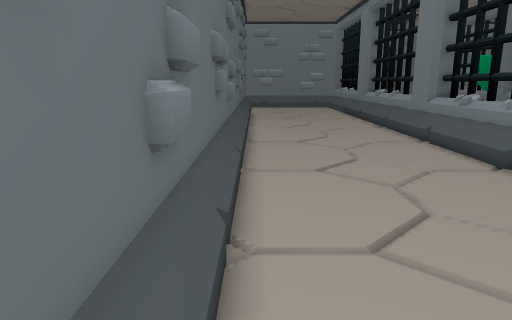
view 1 (above)

12 first-person views from a walk through a Godot game level. The camera is 1.5 m above the floor, tilts 12° down and sees 70° across. The floor is counted in squares, 0.5 m on a side. Each view is taken from the middle of a square. On the plan, view 1 faces up. The plan holds only what a view shows up to about 20 squares ahead; the rest is blank. The place goes on beyond the plan. Characters and animated objects are not drawn.

view 2
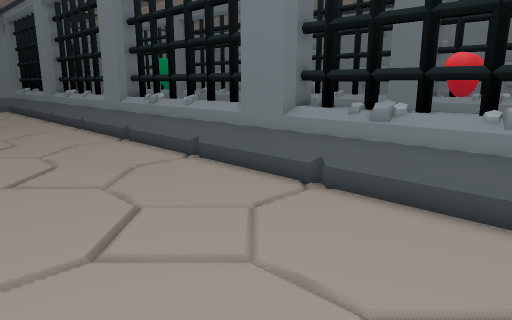

view 3
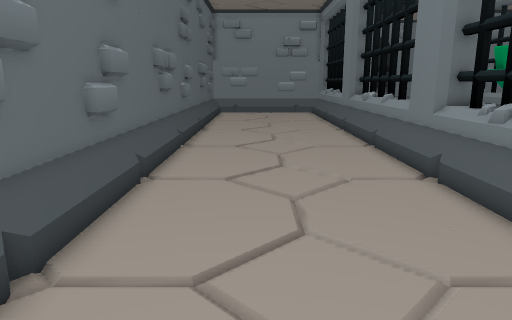

view 4
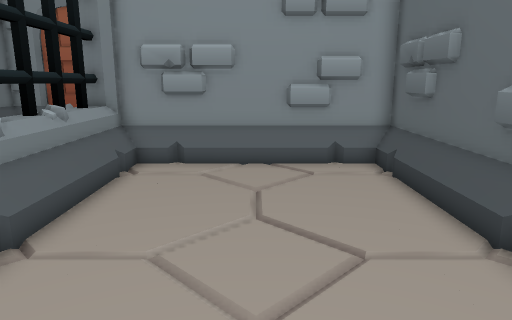

view 5
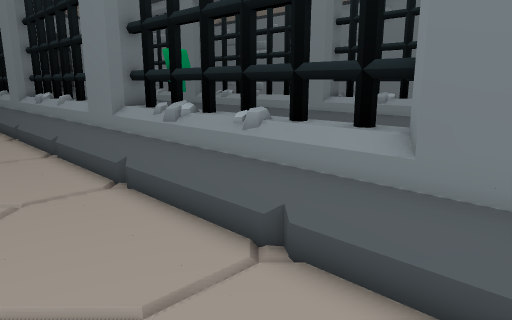

view 6
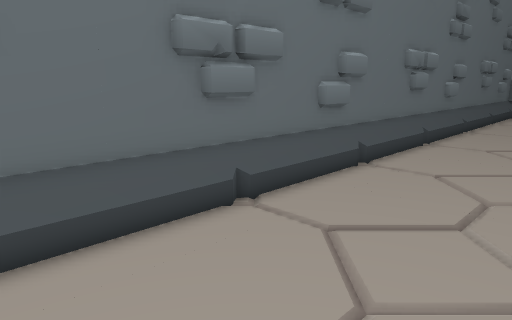

view 7
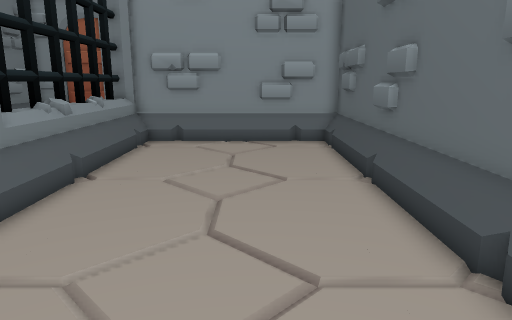

view 8
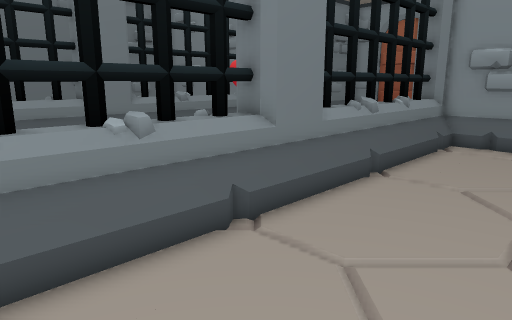

view 9
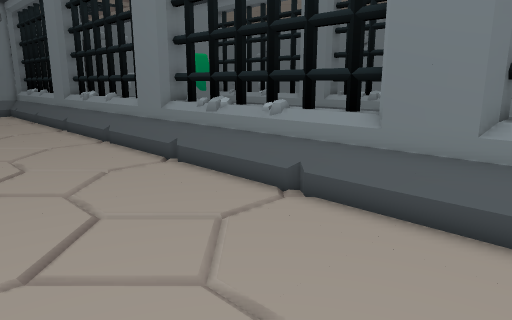

view 10
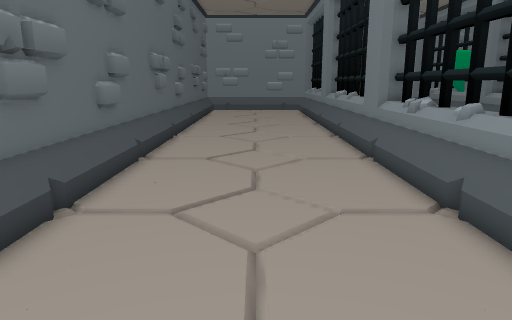

view 11
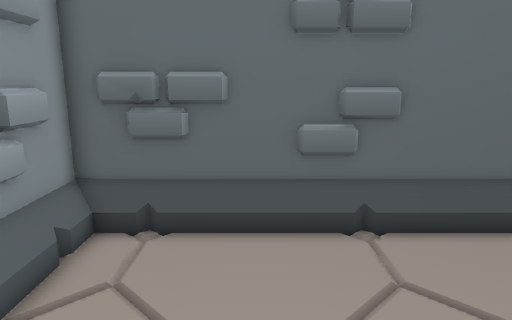

view 12
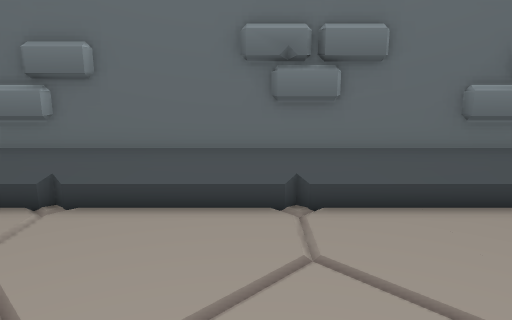

### Floor plan
Points are (right, up) in squares from view 1. A wall is a line through its corners. A room is listed if a view was taken in it or the views show most of it. See-through windows are left out.
Room 1 (views 1, 2, 3, 4, 5, 6, 7, 8, 9, 10, 11, 12)
walls: (9.3, 10) (9.9, 10.5) (9.9, 19.7); (-1, 14.1) (-1, 10.8) (-1.3, 10.6); (9.7, 7.7) (9.3, 8); (10.5, 7.7) (9.3, 7.7) (9.3, 10.3) (10.5, 10.3); (9.6, 19.7) (9.2, 20); (-1, 7) (-1, 4.3) (-1.4, 4.1); (-1, 19) (-1, 16.3); (10.5, 19.7) (9.3, 19.7) (9.3, 22.2); (9.9, 23.2) (9.9, 28.5); (-0.9, 23.6) (-1.3, 23.3); (-1, 2.1) (-1, -1.2); (-1.4, 1.2) (-0.7, 0.8) (-1.4, 0.4) (-0.9, 0.2); (-1, 26.1) (-1, 22.8); (4.9, -2) (8.2, -2); (9.3, -1.7) (10.2, -1.7); (6.6, -2.4) (6.8, -1.9); (9.9, -1.8) (9.9, 7.7); (9.3, -2) (9.6, -1.7); (0, -2) (2.8, -2); (-1.2, 28.5) (-1.2, -2.2) (9.3, -2.2)
low walls: (9.6, 5) (10.1, 4.6); (9.7, 4.3) (9.3, 4.5)
ways out: gap at (10, -1); gap at (10, 7); gap at (10, 11); gap at (10, 19); gap at (10, 23)

Where each view was taken, in squares from view 1:
view 1: 0 up, 0 right, facing up
view 2: 0 up, 0 right, facing up-right
view 3: 7 up, 3 right, facing up
view 4: 12 up, 4 right, facing down
view 5: 8 up, 4 right, facing up-right
view 6: 6 up, 6 right, facing up-left
view 7: 17 up, 3 right, facing down
view 8: 17 up, 3 right, facing down-right
view 9: 6 up, 1 right, facing up-right
view 10: 4 up, 4 right, facing up
view 11: 3 up, 9 right, facing left
view 12: 23 up, 8 right, facing left
